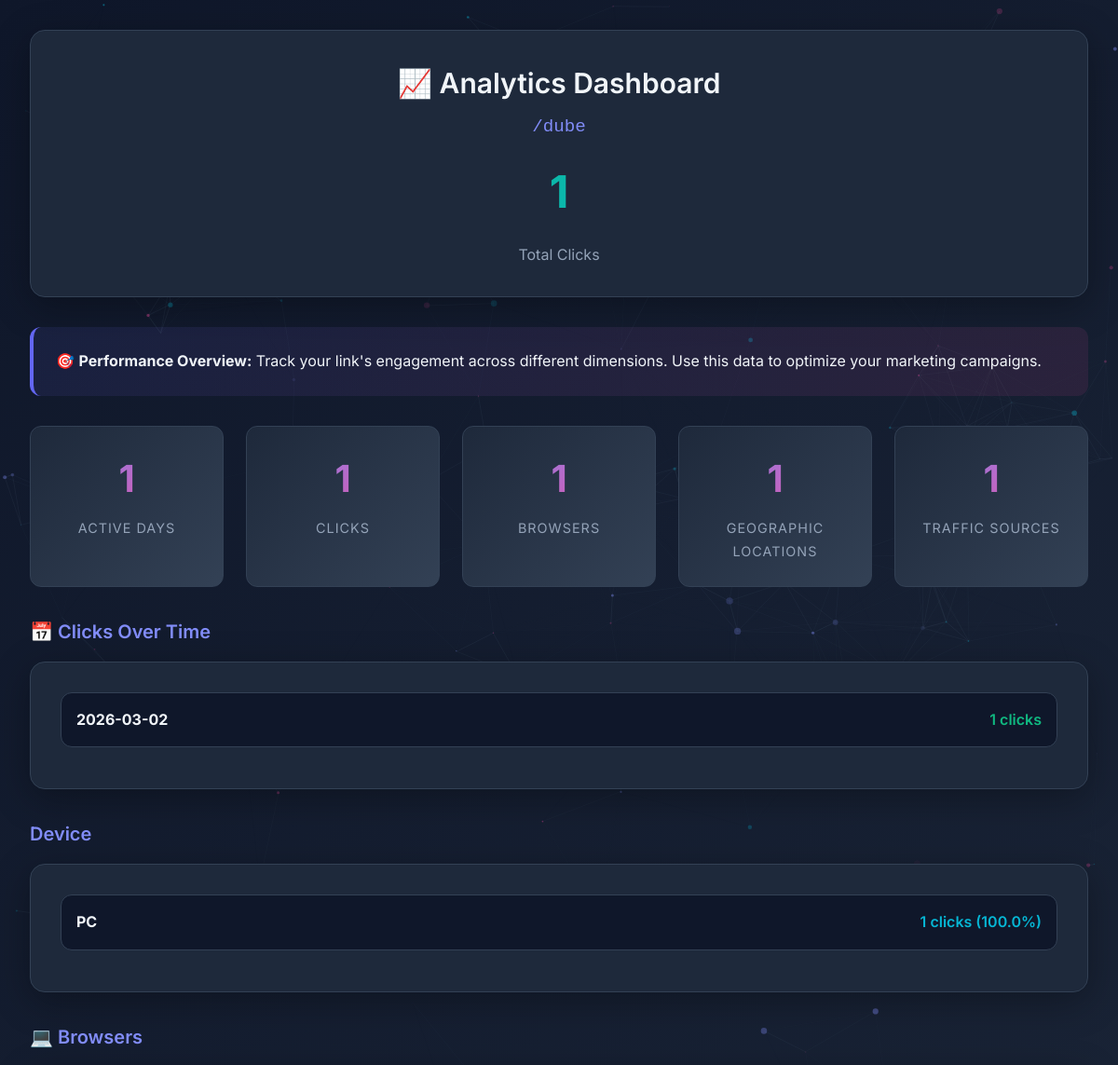
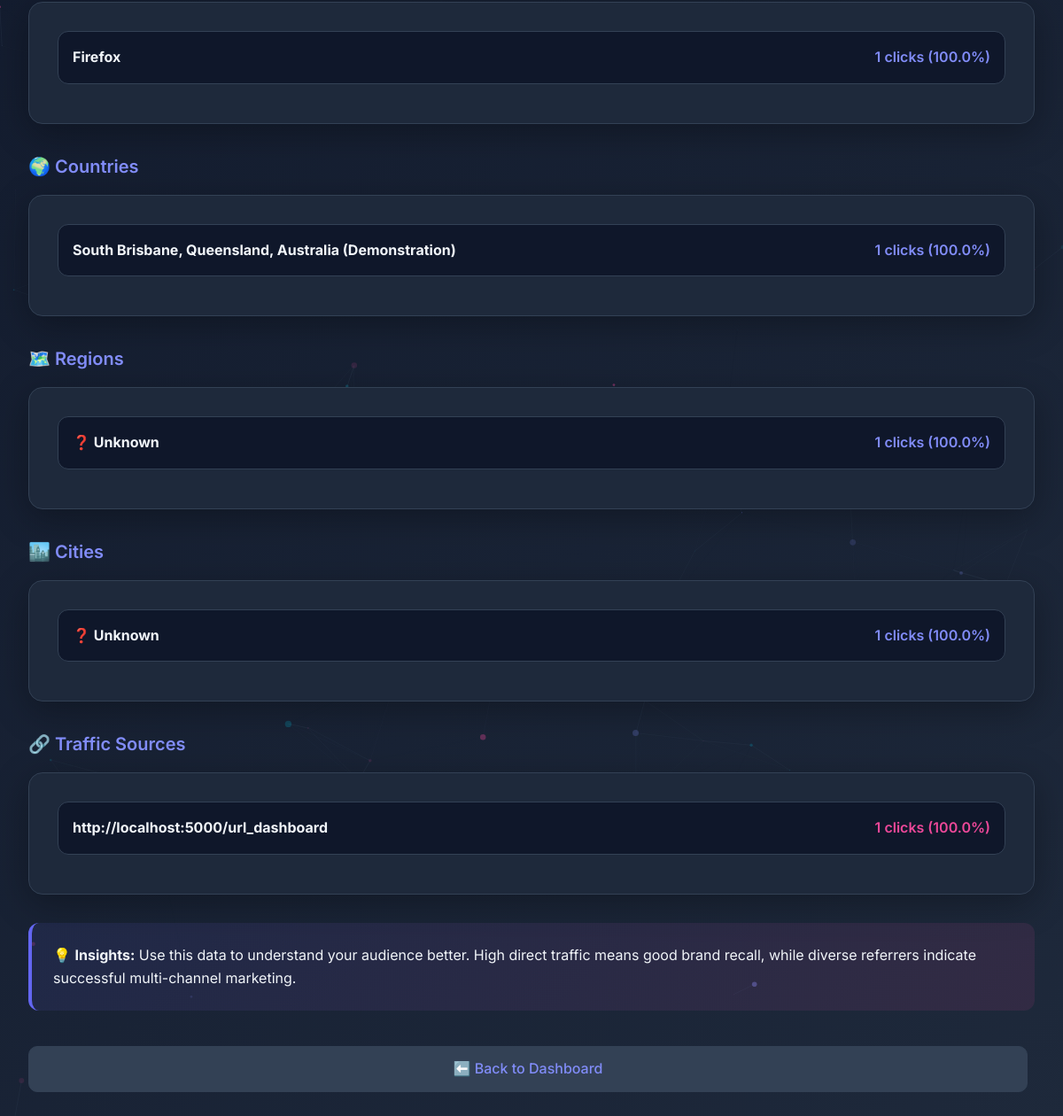
Screenshot of /analytics/dube (signed in) with the database file from the repository (2 pictures, top to bottom).
### app/models.py (models this page shows, shortened)
class URLMapping(db.Model):
    __tablename__ = 'URLMapping'
    id = db.Column(db.Integer, primary_key=True)
    original_url = db.Column(db.Text, nullable=False)
    short_code = db.Column(db.String(10), unique=True, nullable=False)
    user_id = db.Column(db.Integer, db.ForeignKey('users.id'), nullable=False)
    created_at = db.Column(db.DateTime, server_default=db.func.now())
    expires_at = db.Column(db.DateTime, nullable=True)
    is_active = db.Column(db.Boolean, default=True)
    max_clicks = db.Column(db.Integer, nullable=True)
    redirect_type = db.Column(db.Integer, default=302)
    is_private = db.Column(db.Boolean, default=False)

class Click(db.Model):
    __tablename__ = 'Click'
    id = db.Column(db.Integer, primary_key=True)
    url_mapping_id = db.Column(db.Integer, db.ForeignKey('URLMapping.id'), nullable=False)
    click_time = db.Column(db.DateTime, server_default=db.func.now())
    user_agent = db.Column(db.Text, nullable=True)
    ip_address = db.Column(db.String(45), nullable=True)
    referrer = db.Column(db.Text, nullable=True)
    country = db.Column(db.String(100), nullable=True)
    region = db.Column(db.String(100), nullable=True)
    city = db.Column(db.String(100), nullable=True)
    browser = db.Column(db.String(50), nullable=True)
    os = db.Column(db.String(50), nullable=True)
    device_type = db.Column(db.String(50), nullable=True)

### app/route.py (the view)
    @app.route('/analytics/<short_code>')
    @login_required
    def analytics(short_code):
        url = URLMapping.query.filter_by(short_code=short_code).first_or_404()
        if url.user_id != current_user.id:
            return abort(403)
        total_clicks = Click.query.filter_by(url_mapping_id=url.id).count()
        clicks_over_time = (
            db.session.query(
            func.date(Click.click_time),func.count(Click.id)
        ).filter_by(url_mapping_id=url.id).group_by(func.date(Click.click_time)).all()
        )
        devices = (
            db.session.query(
            Click.device_type, func.count(Click.id)
        ).filter_by(url_mapping_id=url.id).group_by(Click.device_type).all()
        )
        browsers = (
            db.session.query(
            Click.browser, func.count(Click.id)
        ).filter_by(url_mapping_id=url.id).group_by(Click.browser).all()
        )
        countries = (
            db.session.query(
            Click.country, func.count(Click.id)
        ).filter_by(url_mapping_id=url.id).group_by(Click.country).all()
        )
        regions = (
            db.session.query(
            Click.region, func.count(Click.id)
        ).filter_by(url_mapping_id=url.id).group_by(Click.region).all()
        )
        cities = (
            db.session.query(
            Click.city, func.count(Click.id)
        ).filter_by(url_mapping_id=url.id).group_by(Click.city).all()
        )
        referrer_stats = (
            db.session.query(
            Click.referrer, func.count(Click.id)
        ).filter_by(url_mapping_id=url.id).group_by(Click.referrer).all()
        )
        return render_template('analytics.html',
                               url=url,
                               total_clicks=total_clicks,
                               clicks_over_time=clicks_over_time,
                               devices=devices,
                               browsers=browsers,
                               countries=countries,
                               regions=regions,
                               cities=cities,
                               referrer_stats=referrer_stats)

### app/__init__.py (called while the page is built)
def create_app():
    app = Flask(__name__,template_folder='templates', static_folder='static')
    app.config['SECRET_KEY'] = os.environ.get('SECRET_KEY', 'dev-secret-key-change-in-production')
    app.config['SQLALCHEMY_DATABASE_URI'] = 'sqlite:///./site.db'
    limiter = Limiter(
        key_func=get_remote_address,
        default_limits=["200 per day", "50 per hour"],
        storage_uri="memory://"
    )
    limiter.init_app(app)
    db.init_app(app)
    login_manager = LoginManager()
    login_manager.init_app(app)
    bcrypt = Bcrypt(app)
    from app.models import User
    @login_manager.user_loader
    def load_user(id):
        return User.query.get(int(id))
    from app.route import register_routes
    register_routes(app, db, bcrypt, limiter)
    migrate=Migrate(app, db)
    return app

### app/templates/analytics.html (shortened to what this page needs)
{% extends 'base.html' %}
{% block content %}
<div class="analytics-header">
    <h2>📈 Analytics Dashboard</h2>
    <p style="font-family: monospace; color: var(--primary-light); font-size: 1.2rem;">
        /{{ url.short_code }}
    </p>
    <div class="total-clicks">{{ total_clicks }}</div>
    <p style="color: var(--text-muted); margin: 0;">Total Clicks</p>
</div>
<div class="info-banner">
    <p>🎯 <strong>Performance Overview:</strong> Track your link's engagement across different dimensions. Use this data
        to optimize your marketing campaigns.</p>
</div>
<div class="stats-container">
    <div class="stat-card">
        <span class="stat-number">{{ clicks_over_time|length }}</span>
        <span class="stat-label">Active Days</span>
    </div>
    <div class="stat-card">
        <span class="stat-number">{{ clicks_over_time|length }}</span>
        <span class="stat-label">Clicks</span>
    </div>
    <div class="stat-card">
        <span class="stat-number">{{ browsers|length }}</span>
        <span class="stat-label">Browsers</span>
    </div>
    <div class="stat-card">
        <span class="stat-number">{{ countries|length }}</span>
        <span class="stat-label">Geographic Locations</span>
    </div>
    <div class="stat-card">
        <span class="stat-number">{{ referrer_stats|length }}</span>
        <span class="stat-label">Traffic Sources</span>
    </div>
</div>
<h3>📅 Clicks Over Time</h3>
<ul>
    {% for date, count in clicks_over_time %}
    <li style="--bar-width: {{ (count / total_clicks * 100)|int }}%;">
        <strong>{{ date }}</strong>
        <span style="color: var(--success); font-weight: 600;">{{ count }} clicks</span>
    </li>
    {% else %}
    <li style="text-align: center;">No click data available yet</li>
    {% endfor %}
</ul>
<h3>Device</h3>
<ul>
    {% for device, count in devices %}
    <li style="--bar-width: {{ (count / total_clicks * 100)|int }}%;">
        <strong>{{ device or '🌐 Unknown' }}</strong>
        <span style="color: var(--accent-color); font-weight: 600;">{{ count }} clicks ({{ (count / total_clicks *
            100)|round(1) }}%)</span>
    </li>
    {% else %}
    <li style="text-align: center;">No Device data available</li>
    {% endfor %}
</ul>
<h3>💻 Browsers</h3>
<ul>
    {% for b, count in browsers %}
    <li style="--bar-width: {{ (count / total_clicks * 100)|int }}%;">
        <strong>{{ b or '❓ Unknown' }}</strong>
        <span style="color: var(--primary-light); font-weight: 600;">{{ count }} clicks ({{ (count / total_clicks *
            100)|round(1) }}%)</span>
    </li>
    {% else %}
    <li style="text-align: center;">No browser data available</li>
    {% endfor %}
</ul>
<h3>🌍 Countries</h3>
<ul>
    {% for c, count in countries %}
    <li style="--bar-width: {{ (count / total_clicks * 100)|int }}%;">
        <strong>{{ c or '❓ Unknown' }}</strong>
        <span style="color: var(--primary-light); font-weight: 600;">{{ count }} clicks ({{ (count / total_clicks *
            100)|round(1) }}%)</span>
    </li>
    {% else %}
    <li style="text-align: center;">No location data available</li>
    {% endfor %}
</ul>
<h3>🗺️ Regions</h3>
<ul>
    {% for r, count in regions %}
    <li style="--bar-width: {{ (count / total_clicks * 100)|int }}%;">
        <strong>{{ r or '❓ Unknown' }}</strong>
        <span style="color: var(--primary-light); font-weight: 600;">{{ count }} clicks ({{ (count / total_clicks *
            100)|round(1) }}%)</span>
    </li>
    {% else %}
    <li style="text-align: center;">No region data available</li>
    {% endfor %}
</ul>
<h3>🏙️ Cities</h3>
<ul>
    {% for ci, count in cities %}
    <li style="--bar-width: {{ (count / total_clicks * 100)|int }}%;">
        <strong>{{ ci or '❓ Unknown' }}</strong>
        <span style="color: var(--primary-light); font-weight: 600;">{{ count }} clicks ({{ (count / total_clicks *
            100)|round(1) }}%)</span>
    </li>
    {% else %}
    <li style="text-align: center;">No city data available</li>
    {% endfor %}
</ul>
<h3>🔗 Traffic Sources</h3>
<ul>
    {% for ref, count in referrer_stats %}
    <li style="--bar-width: {{ (count / total_clicks * 100)|int }}%;">
        <strong>{{ ref or '🎯 Direct / No Referrer' }}</strong>
        <span style="color: var(--secondary-color); font-weight: 600;">{{ count }} clicks ({{ (count / total_clicks *
            100)|round(1) }}%)</span>
    </li>
    {% else %}
    <li style="text-align: center;">No referrer data available</li>
    {% endfor %}
</ul>
<div class="info-banner" style="margin-top: 2rem;">
    <p>💡 <strong>Insights:</strong> Use this data to understand your audience better. High direct traffic means good
        brand recall, while diverse referrers indicate successful multi-channel marketing.</p>
</div>
<div class="quick-actions">
    <a href="{{ url_for('url_dashboard') }}" class="action-btn">⬅️ Back to Dashboard</a>
</div>
{% endblock %}

### app/static/style.css (style rules this page uses)
* { margin: 0; padding: 0; box-sizing: border-box; transform-origin: center center; -webkit-font-smoothing: antialiased; text-rendering: optimizeLegibility; }
:root { --primary-color: #6366f1; --primary-dark: #4f46e5; --primary-light: #818cf8; --secondary-color: #ec4899; --accent-color: #06b6d4; --background: #0f172a; --surface: #1e293b; --surface-light: #334155; --text-primary: #f1f5f9; --text-secondary: #cbd5e1; --text-muted: #94a3b8; --success: #10b981; --warning: #f59e0b; --border: #334155; --shadow: rgba(0, 0, 0, 0.3); }
body { font-family: 'Inter', -apple-system, BlinkMacSystemFont, 'Segoe UI', Roboto, Oxygen, Ubuntu, Cantarell, sans-serif; background: linear-gradient(135deg, #0f172a 0%, #1e293b 100%); color: var(--text-primary); line-height: 1.6; min-height: 100vh; padding: 2rem; animation: fadeIn 0.6s ease-in; }
h2 { font-size: 1.875rem; font-weight: 600; margin-bottom: 1.5rem; color: var(--text-primary); animation: slideDown 0.5s ease-out; }
h3 { font-size: 1.25rem; font-weight: 600; margin: 2rem 0 1rem; color: var(--primary-light); }
p { margin-bottom: 1rem; color: var(--text-secondary); animation: slideUp 0.5s ease-out; }
.stats-container { display: grid; grid-template-columns: repeat(auto-fit, minmax(200px, 1fr)); gap: 1.5rem; margin: 2rem 0; }
.stat-card { background: linear-gradient(135deg, var(--surface), var(--surface-light)); padding: 1.5rem; border-radius: 12px; border: 1px solid var(--border); text-align: center; transition: all 0.3s ease; animation: scaleIn 0.5s ease-out backwards; }
.stat-number { font-size: 2.5rem; font-weight: 700; background: linear-gradient(135deg, var(--primary-light), var(--secondary-color)); -webkit-background-clip: text; -webkit-text-fill-color: transparent; background-clip: text; display: block; margin-bottom: 0.5rem; }
.stat-label { color: var(--text-muted); font-size: 0.9rem; text-transform: uppercase; letter-spacing: 1px; }
.info-banner { background: linear-gradient(135deg, rgba(99, 102, 241, 0.1), rgba(236, 72, 153, 0.1)); padding: 1.5rem; border-radius: 12px; border-left: 4px solid var(--primary-color); margin: 2rem 0; animation: slideIn 0.6s ease-out; }
.info-banner p { margin: 0; color: var(--text-primary); animation: none; }
.quick-actions { display: flex; gap: 1rem; flex-wrap: wrap; margin: 2rem 0; }
.action-btn { flex: 1; min-width: 200px; padding: 1.25rem 2rem; background: var(--surface); border: 2px solid var(--border); border-radius: 12px; text-align: center; transition: all 0.3s ease; cursor: pointer; }
.action-btn::after { display: none; }
a { color: var(--primary-light); text-decoration: none; transition: all 0.3s ease; position: relative; }
a::after { content: ''; position: absolute; width: 0; height: 2px; bottom: -2px; left: 0; background: var(--primary-light); transition: width 0.3s ease; }
ul { list-style: none; background: var(--surface); padding: 2rem; border-radius: 16px; box-shadow: 0 10px 40px var(--shadow); border: 1px solid var(--border); margin-bottom: 2rem; }
li { padding: 1rem; margin-bottom: 0.75rem; background: var(--background); border-radius: 12px; border: 1px solid var(--border); transition: all 0.3s ease; animation: slideIn 0.5s ease-out backwards; display: flex; align-items: center; justify-content: space-between; flex-wrap: wrap; gap: 0.5rem; }
li:nth-child(1) { animation-delay: 0.1s; }
.analytics-header { background: var(--surface); padding: 2rem; border-radius: 16px; border: 1px solid var(--border); margin-bottom: 2rem; text-align: center; box-shadow: 0 10px 40px var(--shadow); }
.analytics-header h2 { margin-bottom: 0.5rem; }
.total-clicks { font-size: 3rem; font-weight: 700; background: linear-gradient(135deg, var(--success), var(--accent-color)); -webkit-background-clip: text; -webkit-text-fill-color: transparent; background-clip: text; margin: 1rem 0; }
a[href*="logout"], a[href*="dashboard"], a[href*="login"], a[href*="signup"] { display: inline-block; padding: 0.75rem 1.5rem; background: var(--surface-light); border-radius: 10px; border: 1px solid var(--border); margin: 0.5rem 0.5rem 0.5rem 0; transition: all 0.3s ease; font-weight: 500; }
a[href*="logout"]::after, a[href*="dashboard"]::after { display: none; }
html { scroll-behavior: smooth; }
.features-grid, .stats-container { width: 100%; }

### rows the page displays
URLMapping: short_code "dube"
Click: {{ (count / total_clicks * 100)|int }} 100 (drawn), browser "Firefox", count "1", value "100.0", country "South Brisbane, Queensland, Australia (Demonstration)", referrer "http://localhost:5000/url_dashboard"

### other values shown
{{ total_clicks }} "1"
{{ clicks_over_time|length }} "1"
{{ browsers|length }} "1"
{{ countries|length }} "1"
{{ referrer_stats|length }} "1"
{{ date }} "2026-03-02"
{{ count }} "1"
{{ device or '🌐 Unknown' }} "PC"
{{ (count / total_clicks *
            100)|round(1) }} "100.0"
{{ r or '❓ Unknown' }} "❓ Unknown"
{{ ci or '❓ Unknown' }} "❓ Unknown"
